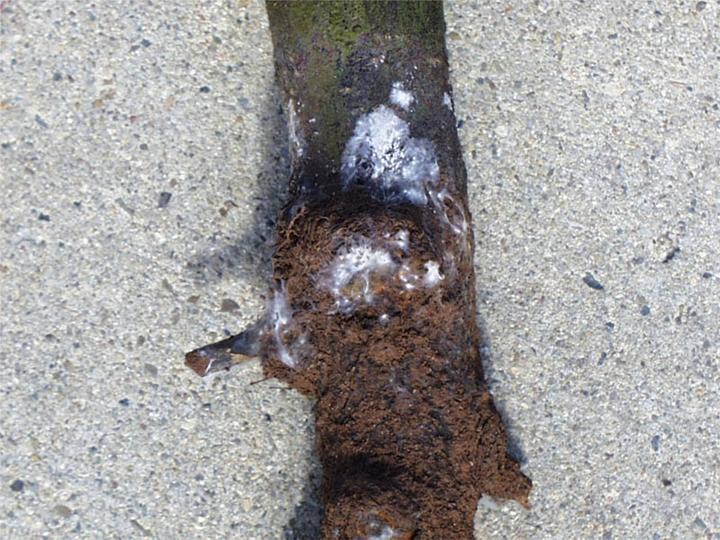
#> input picture DataSet/Rubber/White root/4576-large.jpg, 720 x 540 px, found by its file name; its folder holds only this picture in this run
$ python augmentCode.py
#> lines starting #> are read from the running program, lines starting #| are printed output that depends on the picture
import cv2
import numpy as np
import random
import os

dir = r"D:\AI\ML\dissamali\data\train\White root"

def Zoom(img):
    res = cv2.resize(img,None,fx=1.1, fy=1.1, interpolation = cv2.INTER_LINEAR)
    x1=(res.shape[0]-img.shape[0])/2
    x2=(res.shape[0]-img.shape[0])/2+img.shape[0]
    y1=(res.shape[1]-img.shape[1])/2
    y2=(res.shape[1]-img.shape[1])/2+img.shape[1]
    zoomed=res[x1:x2,y1:y2]
    return zoomed

def horizontal_flip(img):
    flip = cv2.flip( img, 0 )
    return flip

def vertical_flip(img):
    flip = cv2.flip( img, 1 )
    return flip

def blur(img):
    blur = cv2.GaussianBlur(img,(5,5),0)
    return blur

def saturate(img):
    width=img.shape[1]
    height=img.shape[0]
    for i in range(width):
        for j in range(height):
            pixel= img[i, j]
            img[i, j]=pixel+20
    return img


def desatutare(img):
    width=img.shape[1]
    height=img.shape[0]
    for i in range(width):
        for j in range(height):
            pixel= img[i, j]
            img[i, j]=pixel-20
    return img

def rotateImage(image, angle):
    image_center = tuple(np.array(image.shape[1::-1]) / 2)
    rot_mat = cv2.getRotationMatrix2D(image_center, angle, 1.0)
    result = cv2.warpAffine(image, rot_mat, image.shape[1::-1], flags=cv2.INTER_LINEAR)
    return result

imageNames = os.listdir(dir)
for i in range(len(imageNames)):
    imagePath=dir+"\\"+imageNames[i]
    image=cv2.imread(imagePath)
#> image is the input picture: shape (540, 720, 3); mean B, G, R 157.5, 157.6, 159.6
    aug1=vertical_flip(image)
#> in vertical_flip, `flip = cv2.flip( img, 1 )`:
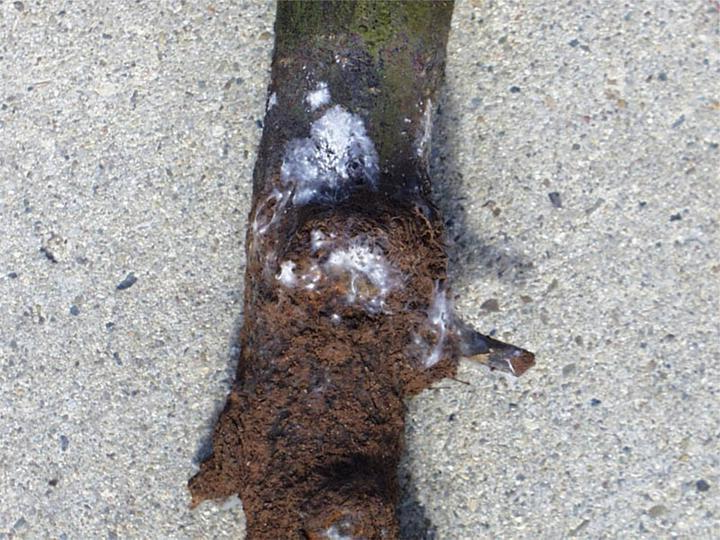
#> flip: shape (540, 720, 3); mean B, G, R 157.5, 157.6, 159.6
    cv2.imwrite(dir+"\\"+str(i)+"-1"+imageNames[i],aug1)
    aug2=horizontal_flip(image)
#> in horizontal_flip, `flip = cv2.flip( img, 0 )`:
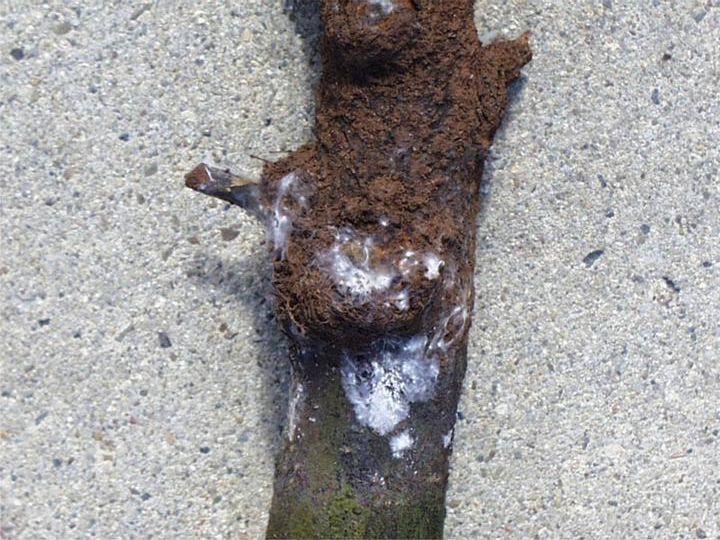
#> flip: shape (540, 720, 3); mean B, G, R 157.5, 157.6, 159.6
    cv2.imwrite(dir+"\\"+str(i)+"-2"+imageNames[i],aug2)
    aug3=rotateImage(image, 5)
#> in rotateImage, `result = cv2.warpAffine(image, rot_mat, image.shape[1::-1], flags=cv2...`:
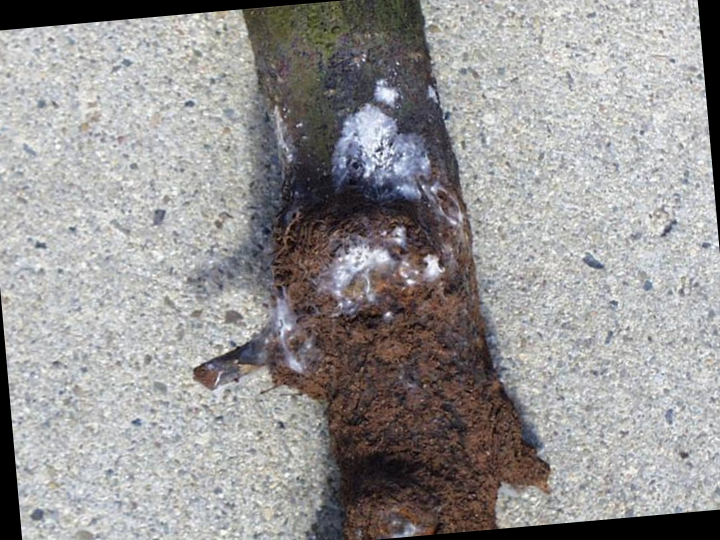
#> result: shape (540, 720, 3); mean B, G, R 149.6, 149.6, 151.7
    cv2.imwrite(dir+"\\"+str(i)+"-3"+imageNames[i],aug3)
    aug4=rotateImage(image, -5)
#> call 2 of rotateImage, with angle = -5
#> in rotateImage (call 2), `result = cv2.warpAffine(image, rot_mat, image.shape[1::-1], flags=cv2...`:
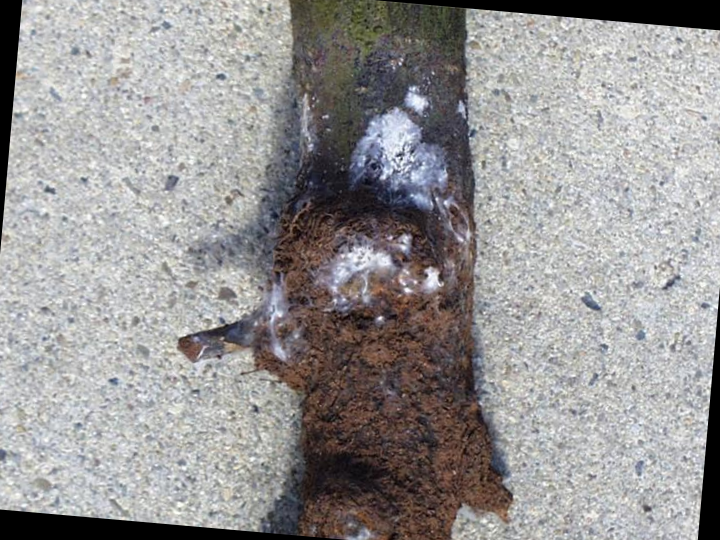
#> result: shape (540, 720, 3); mean B, G, R 149.8, 149.8, 151.8
    cv2.imwrite(dir+"\\"+str(i)+"-4"+imageNames[i],aug4)
print("processed images : ",i*4)
print("Total Images : ",i*3+len(imageNames))

$ run again, on DataSet/Rubber/White root/download.jpg
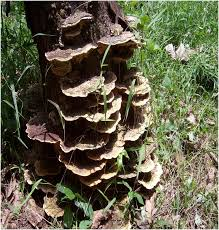
#> input picture DataSet/Rubber/White root/download.jpg, 219 x 230 px, found by its file name
#> image is the input picture: shape (230, 219, 3); mean B, G, R 73.5, 95.7, 98.1
#> in horizontal_flip, `flip = cv2.flip( img, 0 )`:
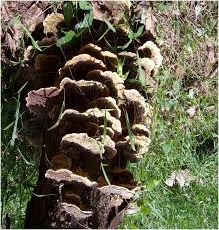
#> flip: shape (230, 219, 3); mean B, G, R 73.5, 95.7, 98.1
#> in rotateImage (call 2), `result = cv2.warpAffine(image, rot_mat, image.shape[1::-1], flags=cv2...`:
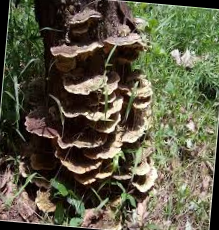
#> result: shape (230, 219, 3); mean B, G, R 69.5, 90.9, 93.4
